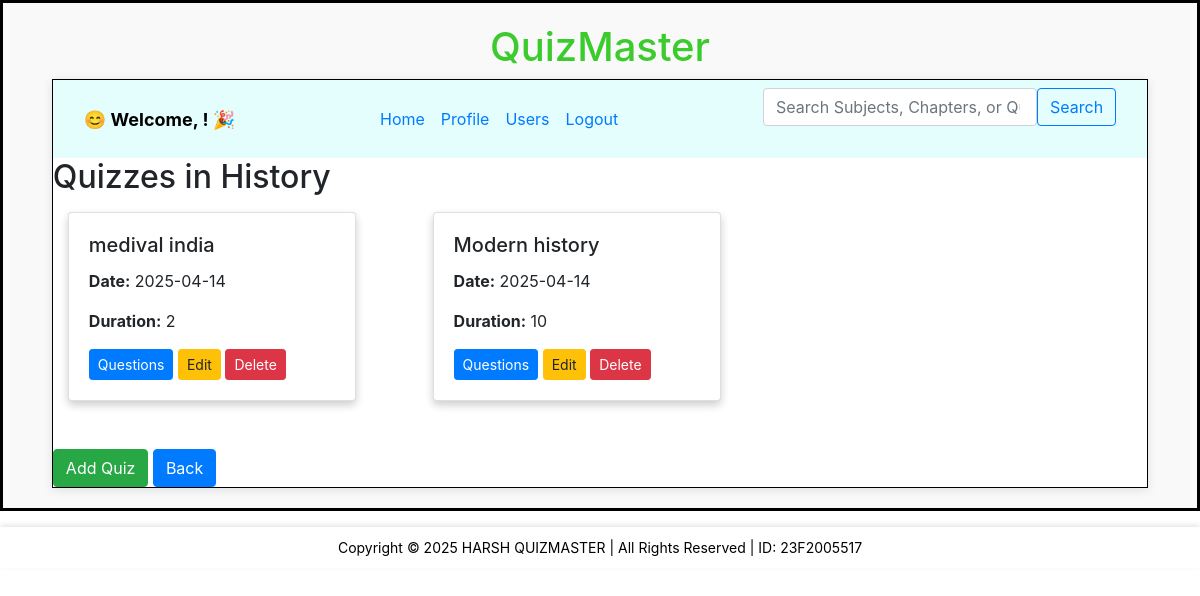
The page /quizzes/4 on the database its author committed.
### backend/models.py (models this page shows)
class Chapter(db.Model):
    __tablename__ = "chapter"
    id = db.Column(db.Integer, primary_key=True)
    name = db.Column(db.String, nullable=False)
    description = db.Column(db.Text, nullable=False)
    subject_id = db.Column(db.Integer, db.ForeignKey("subject.id"), nullable=False)
    quizes = db.relationship("Quiz", cascade="all,delete", backref="chapter", lazy=True)

class Quiz(db.Model):
    __tablename__ = "quiz"
    id = db.Column(db.Integer, primary_key=True)
    name = db.Column(db.String, nullable=False)
    date_of_quiz = db.Column(db.Date, nullable=False)
    time_duration = db.Column(db.Integer, nullable=False)
    remarks = db.Column(db.Text, nullable=True, default="No remarks")
    chapter_id = db.Column(db.Integer, db.ForeignKey("chapter.id"), nullable=False)
    scores = db.relationship("Score", cascade="all,delete", backref="quiz", lazy=True)
    questions = db.relationship("Question", cascade="all,delete", backref="quiz", lazy=True)

### backend/controllers.py (the view)
@app.route("/quizzes/<int:chapter_id>", methods=["GET"])
def quiz_dashboard(chapter_id):
    quizzes = Quiz.query.filter_by(chapter_id=chapter_id).all()
    chapter = Chapter.query.filter_by(id=chapter_id).first()
    return render_template("quiz_dashboard.html", quizzes=quizzes, chapter=chapter)

### templates/quiz_dashboard.html
{% extends "admin_layout.html" %}
{% block content %}
<h2>Quizzes in {{ chapter.name }}</h2>
<div class="container mt-3">
    {% if quizzes %}
        <div class="row">
            {% for quiz in quizzes %}
            <div class="col-md-4 mb-4">
                <div class="card" style="width: 18rem; box-shadow: 0 4px 8px rgba(0, 0, 0, 0.2); transition: 0.3s;">
                    <div class="card-body">
                        <h5 class="card-title">{{ quiz.name }}</h5>
                        <p><strong>Date:</strong> {{ quiz.date_of_quiz }}</p>
                        <p><strong>Duration:</strong> {{ quiz.time_duration }}</p>
                        <a href="/questions/{{ quiz.id }}" class="btn btn-primary btn-sm">Questions</a>
                        <a href="/edit_quiz/{{ quiz.id }}" class="btn btn-warning btn-sm">Edit</a>
                        <a href="/delete_quiz/{{ quiz.id }}" class="btn btn-danger btn-sm">Delete</a>
                    </div>
                </div>
            </div>
            {% endfor %}
        </div>
    {% else %}
        <p>No quizzes available for this chapter.</p>
    {% endif %}
</div>
<div class="mt-4">
    <a href="/quiz/{{ chapter.id }}" class="btn btn-success">Add Quiz</a>
    <a href="{{ url_for('chapter_dashboard', subject_id=chapter.subject.id) }}" class="register-btn btn btn-primary">Back</a>
</div>
{% endblock %}

### static/styles/main.css (style rules this page uses)
* { margin: 0px; }
.card { border-radius: 10px; box-shadow: 0px 2px 8px rgba(0,0,0,0.1); }
.card-body { padding: 15px; }

### rows shown on the page
Chapter: name "History"
Quiz: name "medival india", date_of_quiz "2025-04-14", time_duration "2"
Quiz: name "Modern history", date_of_quiz "2025-04-14", time_duration "10"
